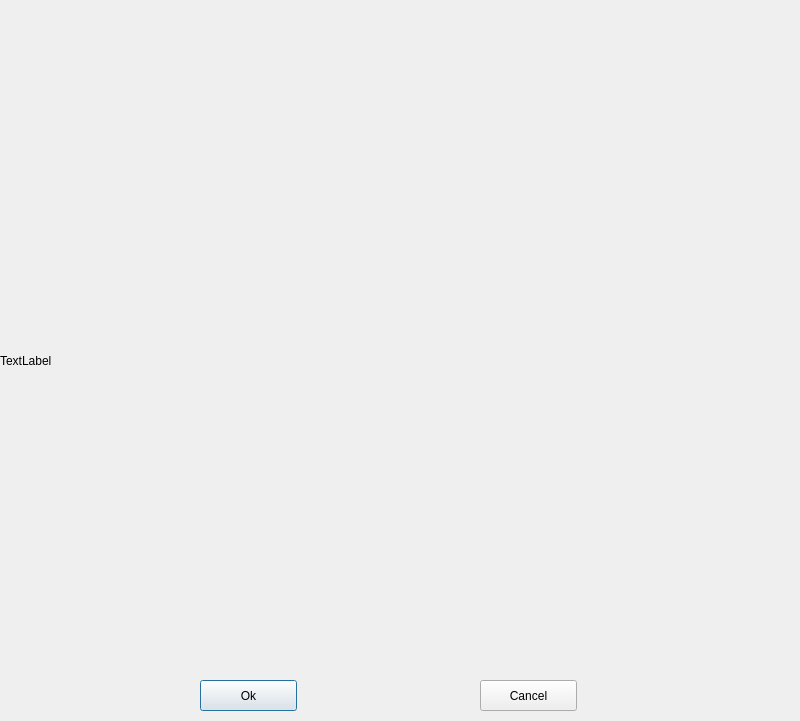
<?xml version="1.0" encoding="UTF-8"?>
<ui version="4.0">
 <class>DlgAnimationUi</class>
 <widget class="QDialog" name="DlgAnimationUi">
  <property name="geometry">
   <rect>
    <x>0</x>
    <y>0</y>
    <width>800</width>
    <height>721</height>
   </rect>
  </property>
  <property name="windowTitle">
   <string>Dialog</string>
  </property>
  <widget class="QLabel" name="lblMovie">
   <property name="geometry">
    <rect>
     <x>0</x>
     <y>0</y>
     <width>800</width>
     <height>721</height>
    </rect>
   </property>
   <property name="sizePolicy">
    <sizepolicy hsizetype="Fixed" vsizetype="Fixed">
     <horstretch>0</horstretch>
     <verstretch>0</verstretch>
    </sizepolicy>
   </property>
   <property name="baseSize">
    <size>
     <width>1600</width>
     <height>1442</height>
    </size>
   </property>
   <property name="text">
    <string>TextLabel</string>
   </property>
  </widget>
  <widget class="QPushButton" name="btnOk">
   <property name="geometry">
    <rect>
     <x>200</x>
     <y>680</y>
     <width>97</width>
     <height>31</height>
    </rect>
   </property>
   <property name="text">
    <string>Ok</string>
   </property>
  </widget>
  <widget class="QPushButton" name="btnCancel">
   <property name="geometry">
    <rect>
     <x>480</x>
     <y>680</y>
     <width>97</width>
     <height>31</height>
    </rect>
   </property>
   <property name="text">
    <string>Cancel</string>
   </property>
  </widget>
 </widget>
 <resources/>
 <connections>
  <connection>
   <sender>btnCancel</sender>
   <signal>clicked()</signal>
   <receiver>DlgAnimationUi</receiver>
   <slot>reject()</slot>
   <hints>
    <hint type="sourcelabel">
     <x>528</x>
     <y>695</y>
    </hint>
    <hint type="destinationlabel">
     <x>399</x>
     <y>360</y>
    </hint>
   </hints>
  </connection>
  <connection>
   <sender>btnOk</sender>
   <signal>clicked()</signal>
   <receiver>DlgAnimationUi</receiver>
   <slot>accept()</slot>
   <hints>
    <hint type="sourcelabel">
     <x>248</x>
     <y>695</y>
    </hint>
    <hint type="destinationlabel">
     <x>399</x>
     <y>360</y>
    </hint>
   </hints>
  </connection>
 </connections>
</ui>
